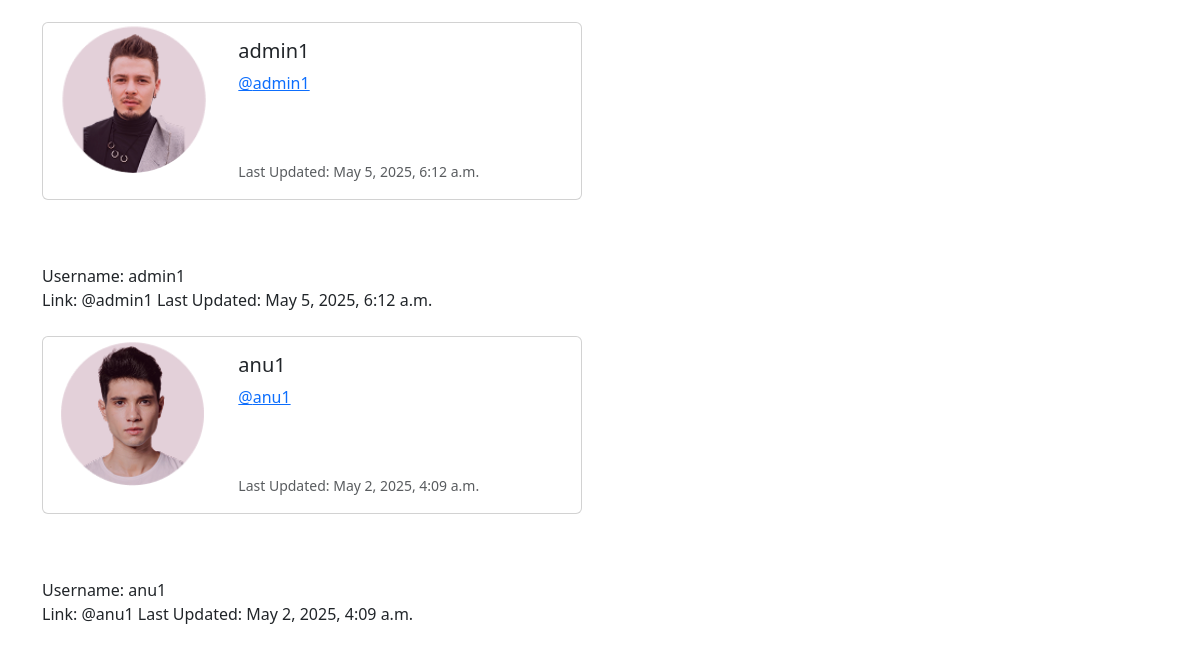
/profile_list/ (signed in, lower part), run on an earlier commit of the app's database.
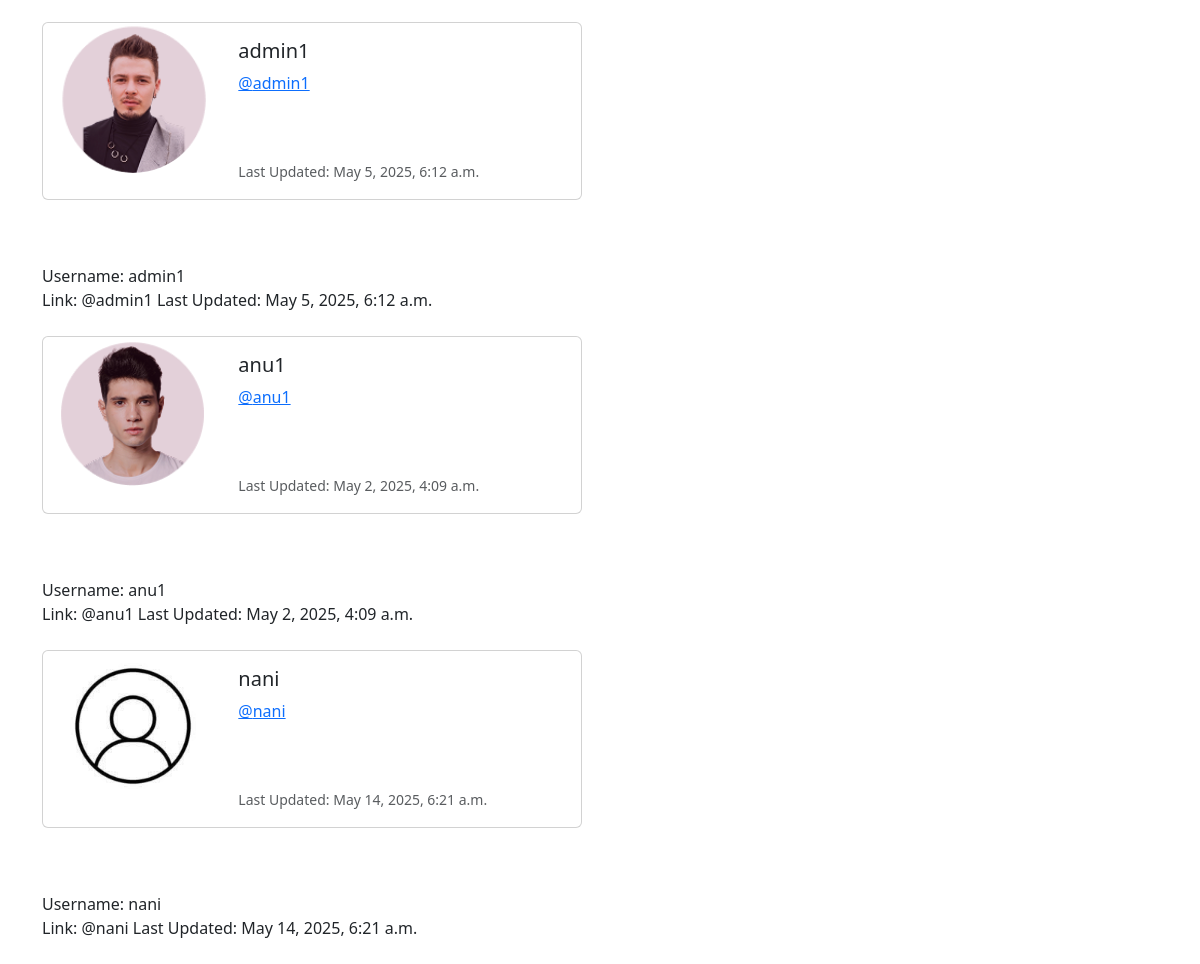
And on a later commit of the database.
### clickerapp/models.py (models this page shows, shortened)
class Profile(models.Model):
    user = models.OneToOneField(User, on_delete=models.CASCADE)
    profile_image = models.ImageField(upload_to='profile_images/', blank=True, null=True)
    follows = models.ManyToManyField("self",
                                     related_name="followed_by",
                                     symmetrical=False,
                                     blank=True)
    date_modified = models.DateTimeField(auto_now=True)
    bio = models.TextField(blank=True, null=True)

### clickerapp/views.py (the view)
# urls.py: path('profile_list/',views.profile_list, name='profile_list'),
def profile_list(request):
    if request.user.is_authenticated:
        profiles = Profile.objects.exclude(user=request.user)
        return render(request, 'profile_list.html', {"profiles": profiles})
    else:
        messages.error(request, ("You must be logged in to view profiles."))
        return redirect('home')

### template/profile_list.html (shortened to what this page needs)
{% extends 'base.html' %}
{% load static %}
{% block content %}
<br/>
{% if profiles %}
    {% for profile in profiles %}
    <div class="card mb-3" style="max-width: 540px;">
        <div class="row g-0">
          <div class="col-md-4 text-center">
            {% if profile.profile_image and profile.profile_image.url %}
                <img src="{{ profile.profile_image.url }}" class="img-fluid rounded-circle" style="width: 150px; height: 150px; object-fit: cover;" alt="Profile image">
            {% else %}
                <img src="{% static 'images/default_profile_pic.jpg' %}" class="img-fluid rounded-circle" style="width: 150px; height: 150px; object-fit: cover;" alt="Default Profile Image">
            {% endif %}
        </div>
          <div class="col-md-8">
            <div class="card-body">
              <h5 class="card-title">{{ profile.user.username }}</h5>
              <p class="card-text"><a href="{% url 'profile' profile.user.id %}">@{{ profile.user.username|lower }}</a></p>
              <br/><br/>
              <p class="card-text">
                <small class="text-muted">Last Updated: {{ profile.date_modified }}</small></p>
            </div>
          </div>
        </div>
      </div>
<br/> <br/>
            Username: {{ profile.user.username }} <br/>
            Link: @{{ profile.user.username|lower }}
            Last Updated: {{ profile.date_modified }}
            <br/><br/>
    {% endfor %}
{% endif %}
{% endblock %}

### template/base.html (shortened to what this page needs)
{% load static %}
<!doctype html>
<html lang="en"  data-bs-theme="light">
<head>
    <link href="https://cdn.jsdelivr.net/npm/bootstrap@5.3.3/dist/css/bootstrap.min.css" rel="stylesheet"
>
          <link href="https://cdnjs.cloudflare.com/ajax/libs/bootstrap-icons/1.10.5/font/bootstrap-icons.min.css" rel="stylesheet">
</head>
<body>
    <div class="container">
        <br/>
        {% block content %}
        {% endblock %}
    </div>
</body>
</html>

### template/navbar.html (shortened to what this page needs)
{% load static %}

What changed in the data, as far as the page shows it:
added Profile: user.username "nani", date_modified "May 14, 2025, 6:21 a.m."
